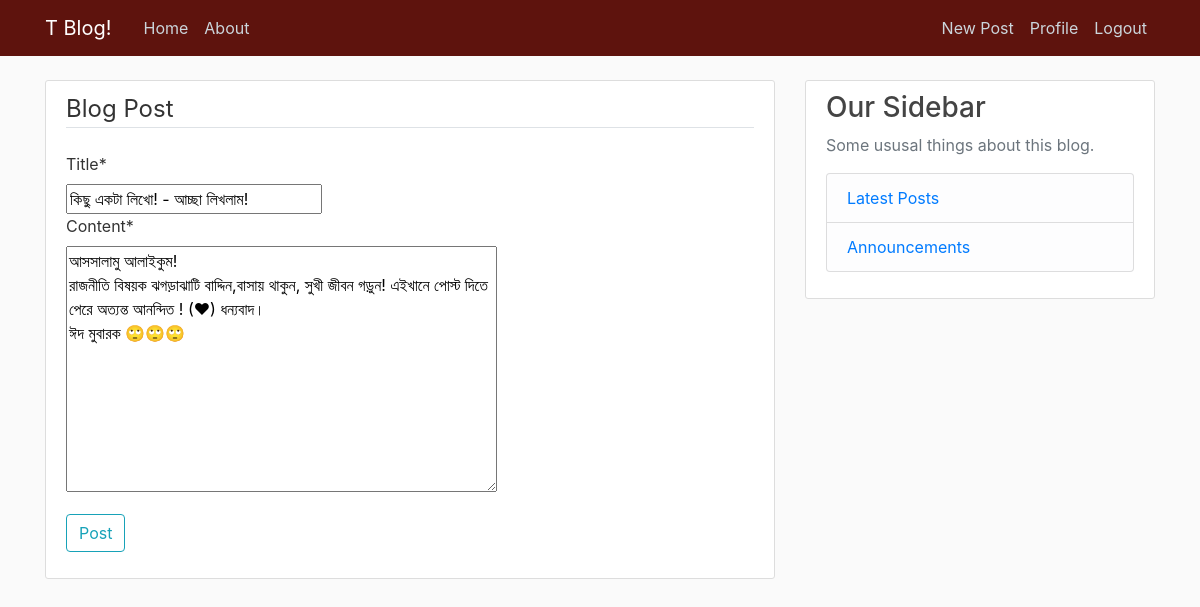
/post/38/update/ (signed in), run on the app's committed database.
### blog/models.py (models this page shows, shortened)
class Post(models.Model):
    title = models.CharField(max_length=100)
    content = models.TextField()
    date_posted = models.DateTimeField(default=timezone.now)
    author = models.ForeignKey(User, on_delete=models.CASCADE)

### blog/views.py (the view, shortened to what this page needs)
# urls.py: path('post/<int:pk>/update/', PostUpdateView.as_view(), name='post-update'),
class PostUpdateView(LoginRequiredMixin, UserPassesTestMixin, UpdateView):
    model = Post
    fields = ['title', 'content']
    def test_func(self):
        post = self.get_object()
        if self.request.user == post.author:
            return True
        return False

### blog/templates/blog/post_form.html (shortened to what this page needs)
{% extends "blog/base.html" %}
{% load crispy_forms_tags %}
{% block content %}
<div class="content-section">
    <form method="POST">
        <fieldset class="form-group">
            <legend class="border-bottom mb-4">Blog Post</legend>
            {{ form|crispy }}
        </fieldset>
        <div class="form-group">
            <button class="btn btn-outline-info" type="submit">Post</button>
        </div>
    </form>
</div>
{% endblock content %}

### static/blog/main.css (style rules this page uses)
body { background: #fafafa; color: #333333; margin-top: 5rem; }
.content-section { background: #ffffff; padding: 10px 20px; border: 1px solid #dddddd; border-radius: 3px; margin-bottom: 20px; }

### data on the page
Post: title "কিছু একটা লিখো! - আচ্ছা লিখলাম!", content "আসসালামু আলাইকুম! রাজনীতি বিষয়ক ঝগড়াঝাটি বাদ্দিন,বাসায় থাকুন, সুখী জীবন গড়ুন! এইখানে পোস্ট দিতে পেরে অত্যন্ত আনন্দিত ! (❤) ধন্যবাদ। ঈদ মুবারক 🙄🙄🙄"
